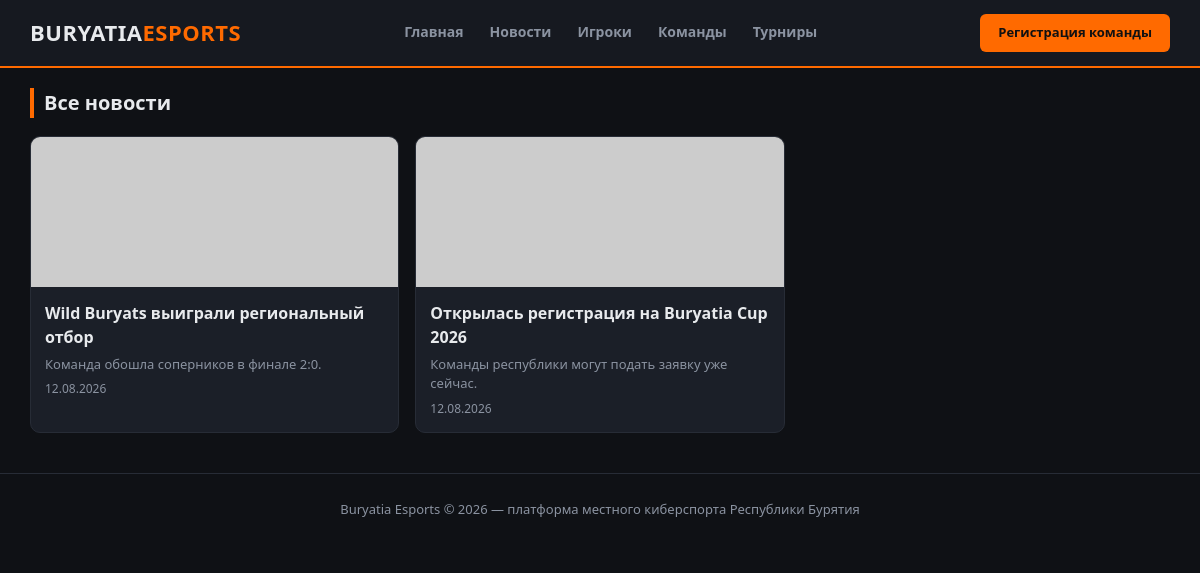
Page /news on the committed database.
### app.py (models this page shows)
class News(db.Model):
    id = db.Column(db.Integer, primary_key=True)
    title = db.Column(db.String(200), nullable=False)
    summary = db.Column(db.String(400))
    content = db.Column(db.Text)
    cover = db.Column(db.String(255))
    published_at = db.Column(db.DateTime, default=datetime.utcnow)

### app.py (the view)
@app.route("/news")
def news_list():
    all_news = News.query.order_by(News.published_at.desc()).all()
    return render_template("news_list.html", news=all_news)

### templates/news_list.html (shortened to what this page needs)
{% extends "base.html" %}
{% block content %}
<section class="container">
  <div class="section-title"><h2>Все новости</h2></div>
  <div class="grid grid-3">
    {% for item in news %}
    <a href="{{ url_for('news_detail', news_id=item.id) }}" class="card">
      <img class="card-img" src="{{ url_for('static', filename=item.cover) if item.cover else 'https://placehold.co/400x200/1b1f28/8b93a1?text=Новость' }}">
      <div class="card-body">
        <h3>{{ item.title }}</h3>
        <p>{{ item.summary or '' }}</p>
        <div class="meta">{{ item.published_at.strftime('%d.%m.%Y') }}</div>
      </div>
    </a>
    {% else %}
    <p style="color:var(--muted)">Новостей пока нет.</p>
    {% endfor %}
  </div>
</section>
{% endblock %}

### static/css/style.css (style rules this page uses)
:root { --bg:#0f1115; --bg-alt:#161920; --card:#1b1f28; --border:#272c36; --text:#e8eaed; --muted:#8b93a1; --accent:#ff6a00; --accent2:#3ea6ff; --green:#3fcf7f; --red:#ff4d4d; }
* { box-sizing:border-box }
body { margin:0; font-family:"Segoe UI",Roboto,Arial,sans-serif; background:var(--bg); color:var(--text); line-height:1.5; }
a { color:inherit;text-decoration:none }
img { max-width:100%;display:block }
.container { max-width:1180px;margin:0 auto;padding:0 20px }
section { padding:40px 0 }
.section-title { display:flex;align-items:center;justify-content:space-between; margin-bottom:18px; }
.section-title h2 { font-size:20px;margin:0;border-left:4px solid var(--accent);padding-left:10px }
.grid { display:grid;gap:16px }
.grid-3 { grid-template-columns:repeat(3,1fr) }
.card { background:var(--card);border:1px solid var(--border); border-radius:10px;overflow:hidden;transition:.15s; }
.card-img { width:100%;height:150px;object-fit:cover;background:#222 }
.card-body { padding:14px }
.card-body h3 { margin:0 0 6px;font-size:16px }
.card-body p { margin:0;color:var(--muted);font-size:13px }
.meta { color:var(--muted);font-size:12px;margin-top:6px }

### rows in the picture
News: title "Wild Buryats выиграли региональный отбор", summary "Команда обошла соперников в финале 2:0.", published_at "12.08.2026"
News: title "Открылась регистрация на Buryatia Cup 2026", summary "Команды республики могут подать заявку уже сейчас.", published_at "12.08.2026"
